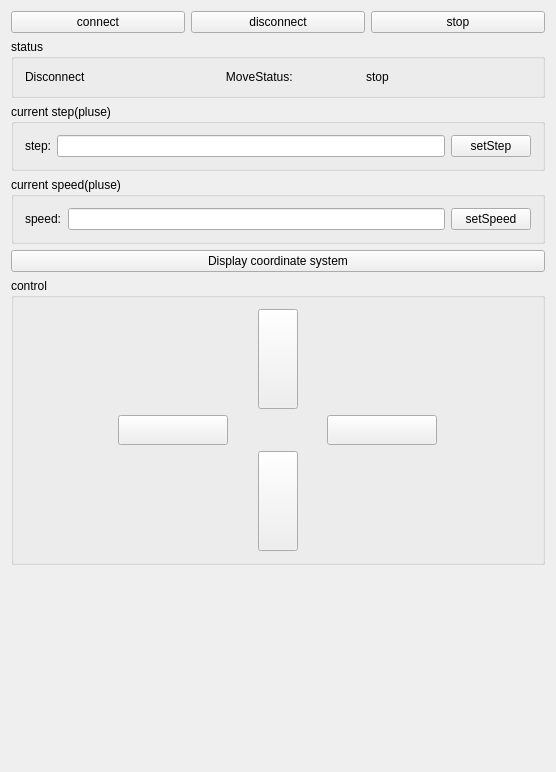
<?xml version="1.0" encoding="UTF-8"?>
<ui version="4.0">
 <class>TipTiltWidgetClass</class>
 <widget class="QWidget" name="TipTiltWidgetClass">
  <property name="geometry">
   <rect>
    <x>0</x>
    <y>0</y>
    <width>556</width>
    <height>772</height>
   </rect>
  </property>
  <property name="windowTitle">
   <string>TipTiltWidget</string>
  </property>
  <layout class="QVBoxLayout" name="verticalLayout" stretch="0,0,0,0,0,0,0">
   <item>
    <layout class="QHBoxLayout" name="horizontalLayout_4">
     <item>
      <widget class="QPushButton" name="connect">
       <property name="text">
        <string>connect</string>
       </property>
      </widget>
     </item>
     <item>
      <widget class="QPushButton" name="disconnect">
       <property name="text">
        <string>disconnect</string>
       </property>
      </widget>
     </item>
     <item>
      <widget class="QPushButton" name="stop">
       <property name="text">
        <string>stop</string>
       </property>
      </widget>
     </item>
    </layout>
   </item>
   <item>
    <widget class="QGroupBox" name="groupBox_4">
     <property name="title">
      <string>status</string>
     </property>
     <layout class="QHBoxLayout" name="horizontalLayout">
      <item>
       <widget class="QLabel" name="connectStatus">
        <property name="text">
         <string>Disconnect</string>
        </property>
       </widget>
      </item>
      <item>
       <widget class="QLabel" name="label">
        <property name="text">
         <string>         MoveStatus:</string>
        </property>
       </widget>
      </item>
      <item>
       <widget class="QLabel" name="moveStatus">
        <property name="text">
         <string>stop</string>
        </property>
       </widget>
      </item>
     </layout>
    </widget>
   </item>
   <item>
    <layout class="QHBoxLayout" name="horizontalLayout_2">
     <item>
      <widget class="QGroupBox" name="groupBox">
       <property name="title">
        <string>current step(pluse)</string>
       </property>
       <layout class="QHBoxLayout" name="horizontalLayout_5">
        <item>
         <widget class="QLabel" name="label_3">
          <property name="text">
           <string>step:</string>
          </property>
         </widget>
        </item>
        <item>
         <widget class="QLineEdit" name="stepInput"/>
        </item>
        <item>
         <widget class="QPushButton" name="setStep">
          <property name="text">
           <string>setStep</string>
          </property>
         </widget>
        </item>
       </layout>
      </widget>
     </item>
    </layout>
   </item>
   <item>
    <widget class="QGroupBox" name="groupBox_3">
     <property name="title">
      <string>current speed(pluse)</string>
     </property>
     <layout class="QHBoxLayout" name="horizontalLayout_8">
      <item>
       <widget class="QLabel" name="label_4">
        <property name="text">
         <string>speed:</string>
        </property>
       </widget>
      </item>
      <item>
       <widget class="QLineEdit" name="speedInput"/>
      </item>
      <item>
       <widget class="QPushButton" name="setSpeed">
        <property name="text">
         <string>setSpeed</string>
        </property>
       </widget>
      </item>
     </layout>
    </widget>
   </item>
   <item>
    <widget class="QPushButton" name="coordinate">
     <property name="text">
      <string>Display coordinate system</string>
     </property>
    </widget>
   </item>
   <item>
    <widget class="QGroupBox" name="groupBox_2">
     <property name="title">
      <string>control</string>
     </property>
     <layout class="QVBoxLayout" name="verticalLayout_2">
      <item>
       <layout class="QHBoxLayout" name="horizontalLayout_3">
        <item>
         <widget class="QPushButton" name="top">
          <property name="minimumSize">
           <size>
            <width>0</width>
            <height>100</height>
           </size>
          </property>
          <property name="maximumSize">
           <size>
            <width>40</width>
            <height>16777215</height>
           </size>
          </property>
          <property name="text">
           <string/>
          </property>
         </widget>
        </item>
       </layout>
      </item>
      <item>
       <layout class="QHBoxLayout" name="horizontalLayout_6">
        <item>
         <widget class="QPushButton" name="left">
          <property name="minimumSize">
           <size>
            <width>0</width>
            <height>30</height>
           </size>
          </property>
          <property name="maximumSize">
           <size>
            <width>110</width>
            <height>30</height>
           </size>
          </property>
          <property name="text">
           <string/>
          </property>
         </widget>
        </item>
        <item>
         <widget class="QPushButton" name="right">
          <property name="minimumSize">
           <size>
            <width>0</width>
            <height>30</height>
           </size>
          </property>
          <property name="maximumSize">
           <size>
            <width>110</width>
            <height>30</height>
           </size>
          </property>
          <property name="text">
           <string/>
          </property>
         </widget>
        </item>
       </layout>
      </item>
      <item>
       <layout class="QHBoxLayout" name="horizontalLayout_7">
        <item>
         <widget class="QPushButton" name="down">
          <property name="minimumSize">
           <size>
            <width>0</width>
            <height>100</height>
           </size>
          </property>
          <property name="maximumSize">
           <size>
            <width>40</width>
            <height>16777215</height>
           </size>
          </property>
          <property name="text">
           <string/>
          </property>
         </widget>
        </item>
       </layout>
      </item>
     </layout>
    </widget>
   </item>
   <item>
    <spacer name="verticalSpacer">
     <property name="orientation">
      <enum>Qt::Vertical</enum>
     </property>
     <property name="sizeHint" stdset="0">
      <size>
       <width>20</width>
       <height>40</height>
      </size>
     </property>
    </spacer>
   </item>
  </layout>
 </widget>
 <layoutdefault spacing="6" margin="11"/>
 <resources/>
 <connections/>
</ui>
